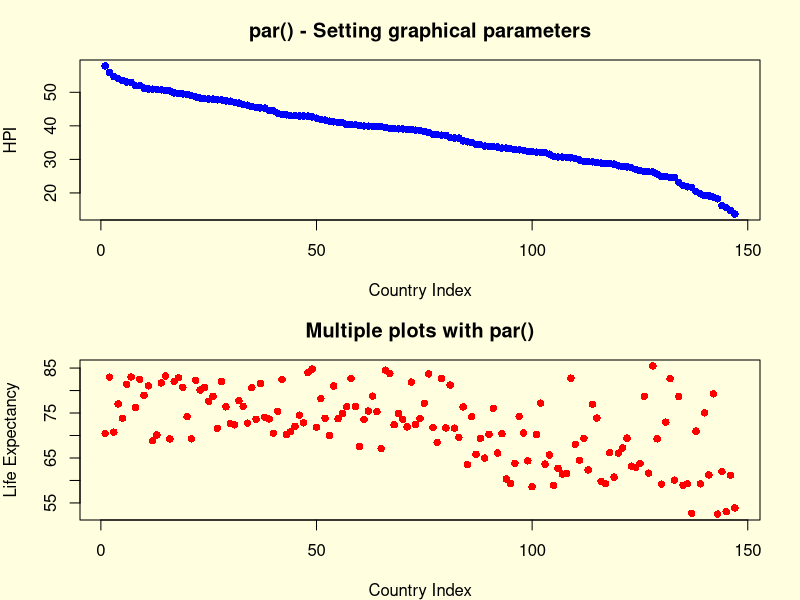
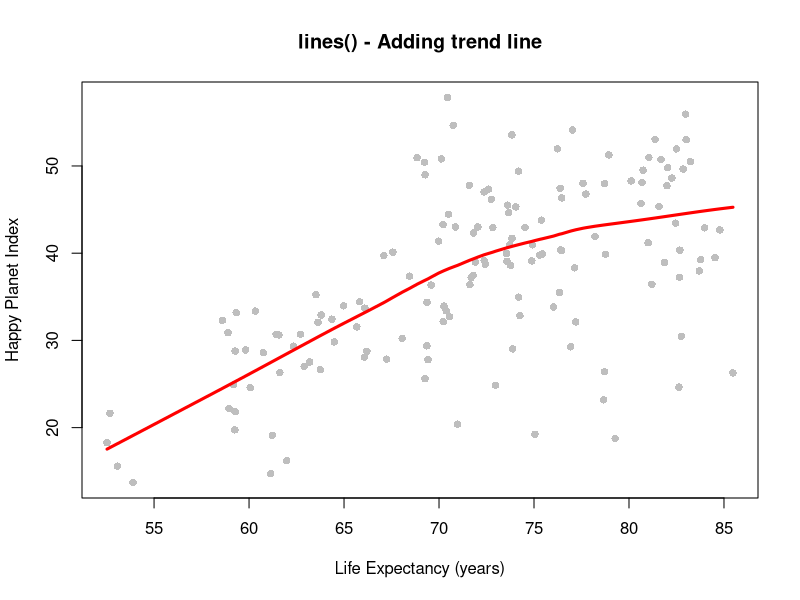
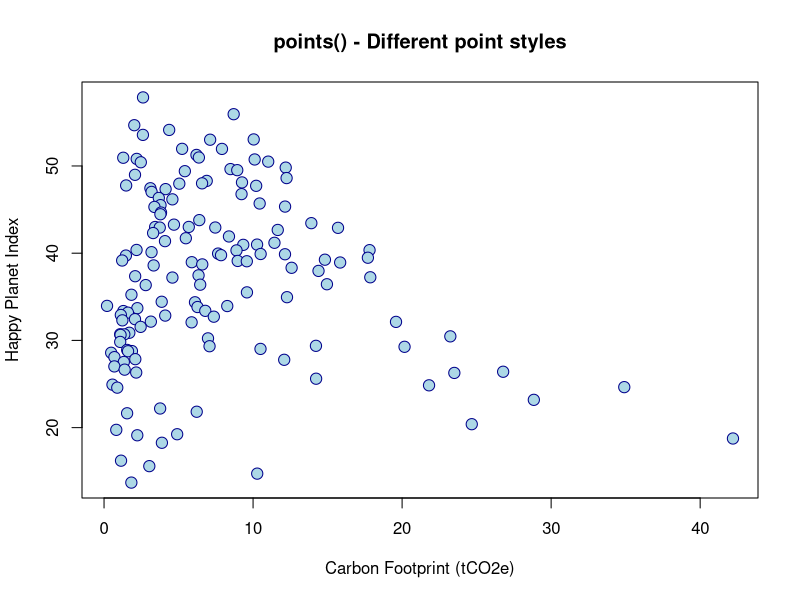
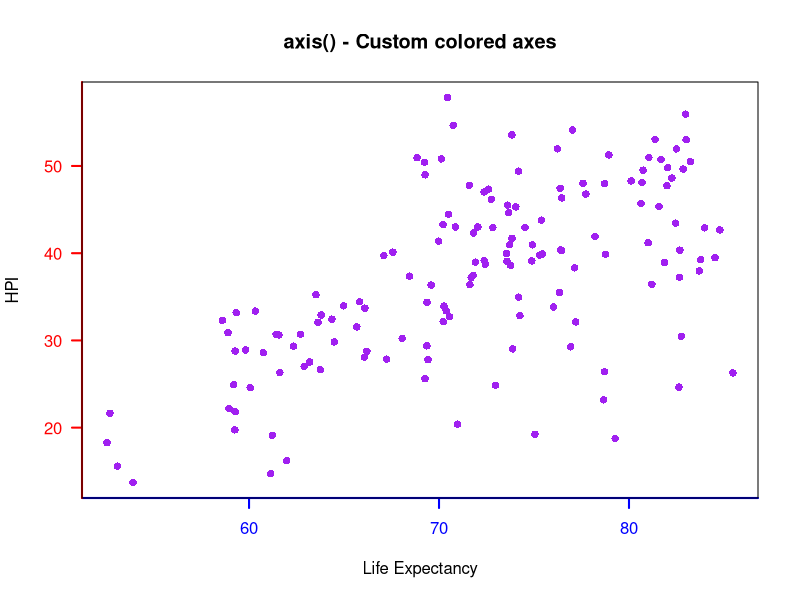
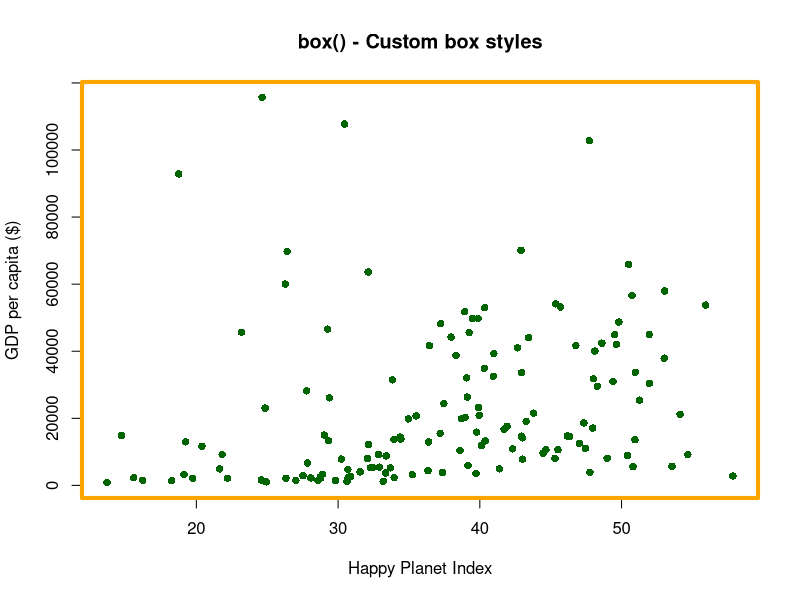
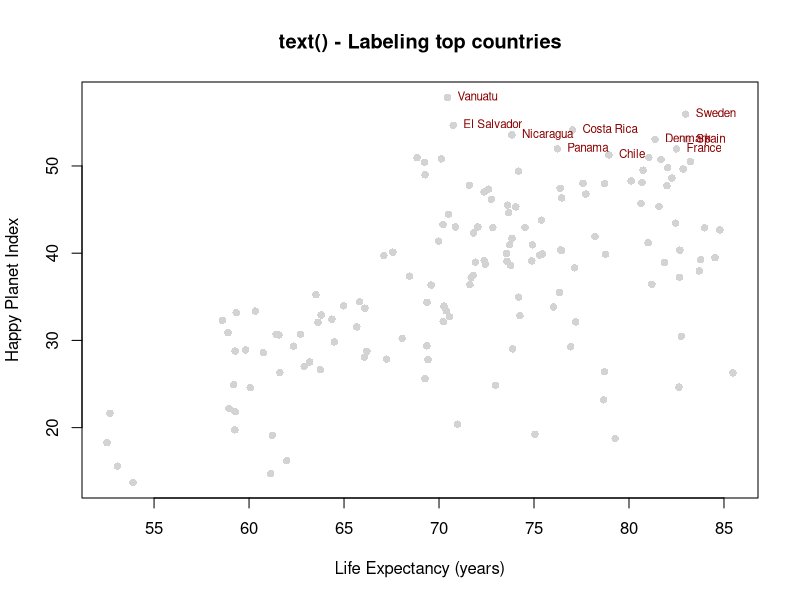
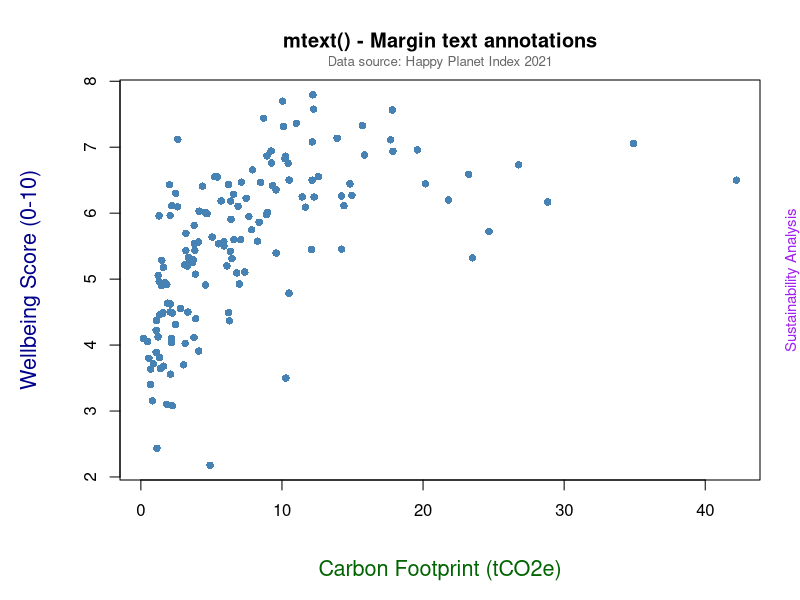
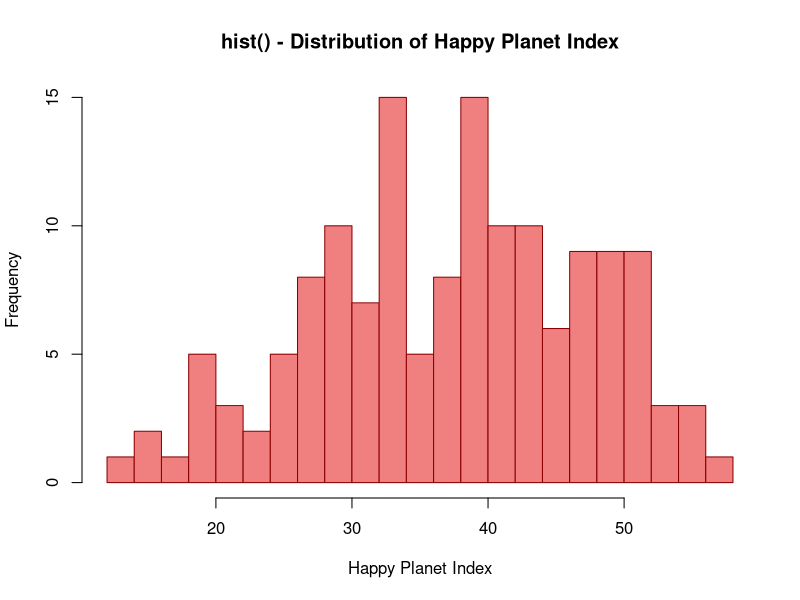

Generate these figures, in order, with R:
# Assignment 2 - Plotting functions using Happy Planet Index data
# http://happyplanetindex.org

# Load required libraries
library(readxl)

# Read the HPI data
df_hpi <- read_excel("HPI.xlsx", sheet=2, skip=7)

# Remove rows with missing HPI values
df_hpi <- df_hpi[!is.na(df_hpi$HPI), ]

# i. par() - Set graphical parameters
png("a2p8.png", width=800, height=600)
par(mfrow=c(2,1), mar=c(4,4,3,2), bg="lightyellow")
plot(df_hpi$HPI, main="par() - Setting graphical parameters", 
     xlab="Country Index", ylab="HPI", pch=16, col="blue")
plot(df_hpi$`Life Expectancy (years)`, main="Multiple plots with par()", 
     xlab="Country Index", ylab="Life Expectancy", pch=16, col="red")
dev.off()

# ii. lines() - Add lines to plot
png("a2p9.png", width=800, height=600)
plot(df_hpi$`Life Expectancy (years)`, df_hpi$HPI, 
     xlab="Life Expectancy (years)", ylab="Happy Planet Index",
     main="lines() - Adding trend line", pch=16, col="gray")
valid_idx <- !is.na(df_hpi$`Life Expectancy (years)`) & !is.na(df_hpi$HPI)
lines(lowess(df_hpi$`Life Expectancy (years)`[valid_idx], df_hpi$HPI[valid_idx]), 
      col="red", lwd=3)
dev.off()

# iii. points() - Add points to plot
png("a2p10.png", width=800, height=600)
plot(df_hpi$`Carbon Footprint (tCO2e)`, df_hpi$HPI, type="n",
     xlab="Carbon Footprint (tCO2e)", ylab="Happy Planet Index",
     main="points() - Different point styles")
points(df_hpi$`Carbon Footprint (tCO2e)`, df_hpi$HPI, 
       pch=21, bg="lightblue", col="darkblue", cex=1.5)
dev.off()

# iv. axis() - Custom axes
png("a2p11.png", width=800, height=600)
plot.new()
plot.window(xlim=range(df_hpi$`Life Expectancy (years)`, na.rm=TRUE),
            ylim=range(df_hpi$HPI, na.rm=TRUE))
points(df_hpi$`Life Expectancy (years)`, df_hpi$HPI, pch=16, col="purple")
axis(1, at=seq(50, 90, 10), col="blue", col.axis="blue", lwd=2)
axis(2, at=seq(0, 60, 10), col="red", col.axis="red", lwd=2, las=1)
title(main="axis() - Custom colored axes", xlab="Life Expectancy", ylab="HPI")
box()
dev.off()

# v. box() - Draw box around plot
png("a2p12.png", width=800, height=600)
plot(df_hpi$HPI, df_hpi$`GDP per capita ($)`,
     xlab="Happy Planet Index", ylab="GDP per capita ($)",
     main="box() - Custom box styles", pch=16, col="darkgreen")
box(lwd=4, col="orange")
dev.off()

# vi. text() - Add text labels
png("a2p13.png", width=800, height=600)
plot(df_hpi$`Life Expectancy (years)`, df_hpi$HPI,
     xlab="Life Expectancy (years)", ylab="Happy Planet Index",
     main="text() - Labeling top countries", pch=16, col="lightgray")
top_idx <- order(df_hpi$HPI, decreasing=TRUE)[1:10]
text(df_hpi$`Life Expectancy (years)`[top_idx], df_hpi$HPI[top_idx],
     labels=df_hpi$Country[top_idx], pos=4, cex=0.7, col="darkred")
dev.off()

# vii. mtext() - Margin text
png("a2p14.png", width=800, height=600)
par(mar=c(6,6,4,2))
plot(df_hpi$`Carbon Footprint (tCO2e)`, df_hpi$`Ladder of life (Wellbeing) (0-10)`,
     xlab="", ylab="", main="mtext() - Margin text annotations", 
     pch=16, col="steelblue")
mtext("Carbon Footprint (tCO2e)", side=1, line=4, cex=1.3, col="darkgreen")
mtext("Wellbeing Score (0-10)", side=2, line=4, cex=1.3, col="darkblue")
mtext("Data source: Happy Planet Index 2021", side=3, line=0.5, cex=0.8, col="gray40")
mtext("Sustainability Analysis", side=4, line=1, cex=0.9, col="purple")
dev.off()

# viii. hist() - Histogram
png("a2p15.png", width=800, height=600)
hist(df_hpi$HPI, 
     breaks=25, 
     col="lightcoral", 
     border="darkred",
     main="hist() - Distribution of Happy Planet Index",
     xlab="Happy Planet Index",
     ylab="Frequency")
dev.off()

# ix. boxplot() - Box and whisker plot
png("a2p16.png", width=800, height=600)
life_groups <- cut(df_hpi$`Life Expectancy (years)`, 
                   breaks=4, 
                   labels=c("Low", "Medium", "High", "Very High"))
boxplot(df_hpi$HPI ~ life_groups,
        col=c("lightblue", "lightgreen", "lightyellow", "lightcoral"),
        main="boxplot() - HPI by Life Expectancy Groups",
        xlab="Life Expectancy Groups",
        ylab="Happy Planet Index",
        border="darkblue",
        notch=TRUE)
dev.off()

# x. legend() - Add legend
png("a2p17.png", width=800, height=600)
continents <- sort(unique(df_hpi$Continent[!is.na(df_hpi$Continent)]))
colors <- rainbow(length(continents))
plot(df_hpi$`Life Expectancy (years)`, df_hpi$HPI, type="n",
     xlab="Life Expectancy (years)", ylab="Happy Planet Index",
     main="legend() - HPI by Continent")
for(i in 1:length(continents)) {
  idx <- df_hpi$Continent == continents[i] & !is.na(df_hpi$Continent)
  points(df_hpi$`Life Expectancy (years)`[idx], df_hpi$HPI[idx],
         col=colors[i], pch=16, cex=1.2)
}
legend("topleft", legend=continents, col=colors, pch=16, 
       cex=0.8, title="Continents", bg="white")
dev.off()

# xi. persp() - 3D perspective plot
png("a2p18.png", width=800, height=600)
x <- seq(min(df_hpi$`Life Expectancy (years)`, na.rm=TRUE), 
         max(df_hpi$`Life Expectancy (years)`, na.rm=TRUE), length=30)
y <- seq(min(df_hpi$`Ladder of life (Wellbeing) (0-10)`, na.rm=TRUE), 
         max(df_hpi$`Ladder of life (Wellbeing) (0-10)`, na.rm=TRUE), length=30)
z <- outer(x, y, function(x, y) x * y / 100)
persp(x, y, z, theta=45, phi=25, expand=0.6, col="lightblue", shade=0.5,
      xlab="Life Expectancy", ylab="Wellbeing", zlab="Score",
      main="persp() - 3D Surface Plot")
dev.off()

# xii. names() - Extract and use names
png("a2p19.png", width=800, height=600)
top10 <- order(df_hpi$HPI, decreasing=TRUE)[1:10]
top10_hpi <- df_hpi$HPI[top10]
names(top10_hpi) <- df_hpi$Country[top10]
barplot(top10_hpi, las=2, col="skyblue", border="darkblue",
        main="names() - Top 10 Countries by HPI",
        ylab="Happy Planet Index", cex.names=0.8)
dev.off()

# xiii. pie() - Pie chart
png("a2p20.png", width=800, height=600)
continent_counts <- table(df_hpi$Continent)
pie(continent_counts, 
    col=rainbow(length(continent_counts)),
    main="pie() - Distribution of Countries by Continent",
    labels=paste(names(continent_counts), "\n", continent_counts))
dev.off()

print("All 13 plots saved successfully!")
print(paste("Created plots a2p8.png through a2p20.png"))
